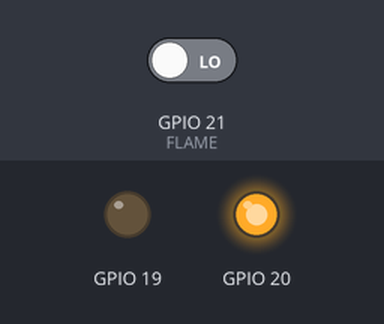
A program run on a simulated Raspberry Pi (BCM pin numbers). Shown: output pins drawn as LEDs (lit = HIGH). The inputs (shaded band) are chosen by the test bench; at power-on: GPIO 21 (FLAME) LOW. The clock reads 2024-03-15 10:24:30 at power-on unless the program sets it; what the program prints to the terminal is not drawn.

Above: at 1.2 s.
1.3 s: GPIO 21 (FLAME) driven HIGH
At 2.4 s:
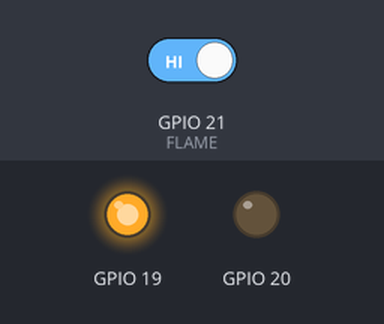
3.5 s: GPIO 21 (FLAME) driven LOW
At 5.1 s:
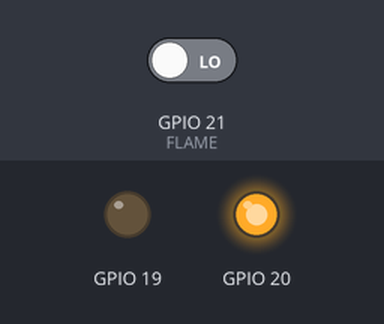
Timing chart, 0 to 6.6 s (numbered marks = the images above; inputs shaded):
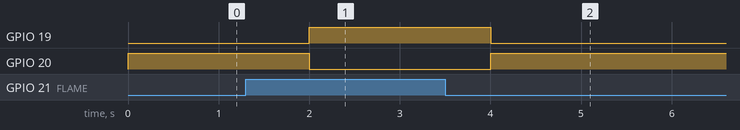

The program:

flame_sensor.py
```python
import RPi.GPIO as GPIO
import time

FLAME = 21  # BCM. 17, wPi. 0, Physical. 11(DOUT에 연결)

GPIO.setmode(GPIO.BCM)
GPIO.setup(FLAME, GPIO.IN)
GPIO.setup(19, GPIO.OUT)
GPIO.setup(20, GPIO.OUT)

if __name__ == "__main__" :
    try :
        while True:
            now = time.localtime()
            timestamp = ("%04d-%02d-%02d %02d:%02d:%02d" %
            (now.tm_year, now.tm_mon, now.tm_mday,
            now.tm_hour, now.tm_min, now.tm_sec))
            if GPIO.input(FLAME) == 1 : # 평소 1을 전송함
                print(timestamp, "안전")
                GPIO.output(19, True)
                GPIO.output(20, False)
            else :                      # 불꽃 감지시 0을 전송함
                print(timestamp, "화재 경보")
                GPIO.output(20, True)
                GPIO.output(19, False)
            time.sleep(1)
    except :
        print("err or Ctrl - C")
    finally :
        GPIO.cleanup()
        print("END")
```

Measured:
- after the input at 1.3 s, GPIO 19: LOW → HIGH after 0.70 s; GPIO 20: HIGH → LOW after 0.70 s
- after the input at 3.5 s, GPIO 19: HIGH → LOW after 0.50 s; GPIO 20: LOW → HIGH after 0.50 s
